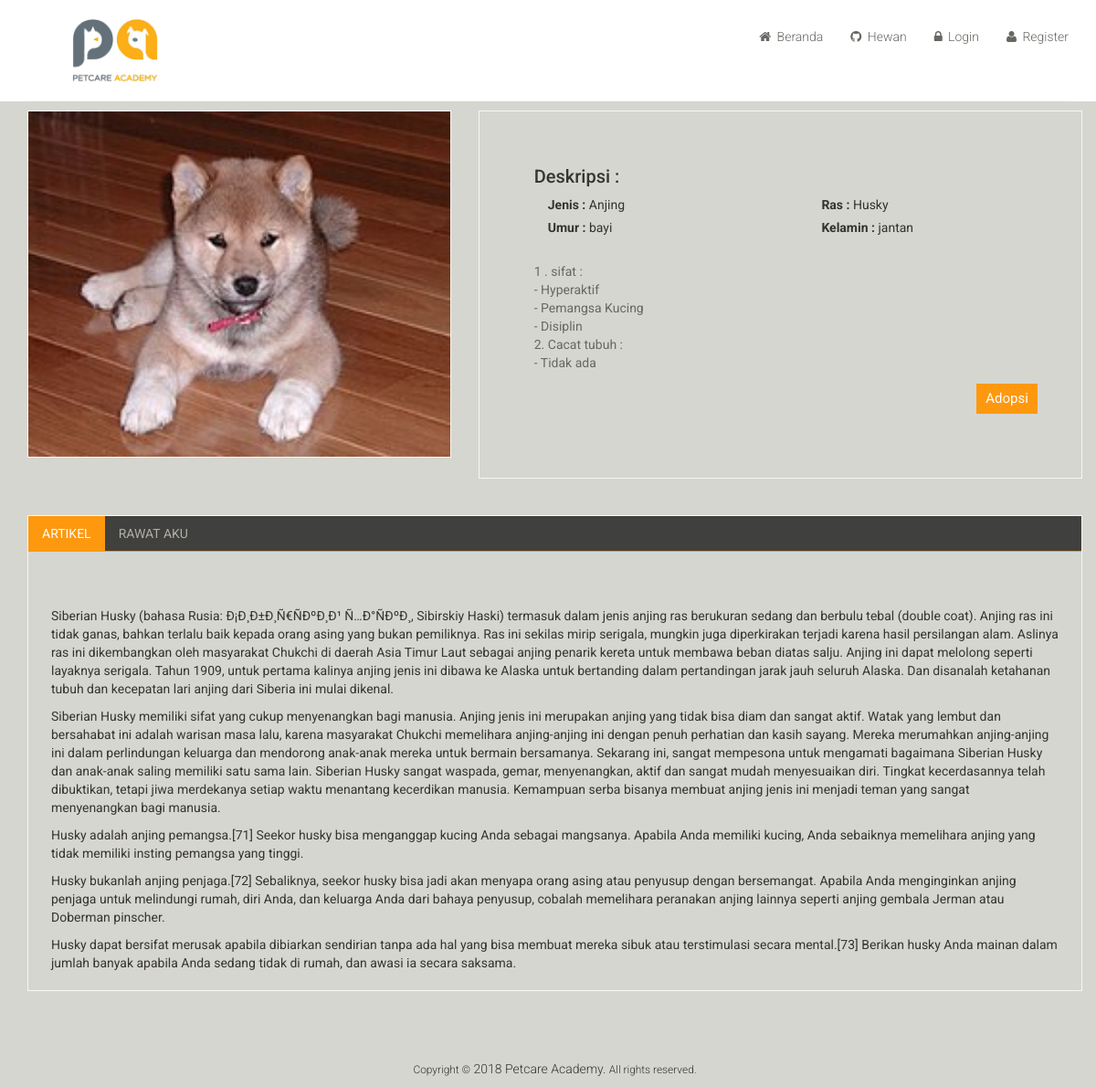
The page /user/index.php?a=detail&hewan=1&ras= Husky&jenis=Anjing on the database its author committed.
### tables this page shows
CREATE TABLE `hewan` (
  `id_hewan` int(10) NOT NULL,
  `image` varchar(50) NOT NULL,
  `jenis_hewan` varchar(20) NOT NULL,
  `ras` varchar(25) NOT NULL,
  `umur` enum('bayi','dewasa') NOT NULL,
  `kelamin` enum('jantan','betina') NOT NULL,
  `deskripsi` text NOT NULL,
  `harga` varchar(10) NOT NULL
);

CREATE TABLE `hewan_jenis` (
  `id_jenis` int(10) NOT NULL,
  `jenis` varchar(20) NOT NULL,
  `ras` varchar(25) NOT NULL,
  `artikel` text NOT NULL,
  `rawat` text NOT NULL
);

### user/detail.php (the view, shortened to what this page needs)
<?php
$hewan = $_GET['hewan'];
$jenis = $_GET['jenis'];
$ras = $_GET['ras'];
$cek = mysql_query("SELECT * FROM hewan WHERE id_hewan = '$hewan'");
$n = mysql_fetch_array($cek);
$artikel = mysql_query("SELECT * FROM hewan_jenis WHERE ras='$ras' AND jenis = '$jenis'");
$r = mysql_fetch_array($artikel);
 ?>
				<div class="col-sm-12 padding-right">
					<div class="product-details">
						<div class="col-sm-5">
							<div class="view-product">
								<img src="../adopsi-hewan-pihak-admin/production/images/pet/<?php echo $n['image'];?>" clas="text-center" width="100" height="100" alt="" />
							</div>
						</div>
						<div class="col-sm-7">
							<div class="product-information">
								<h2> Deskripsi : </h2>
								<div class="">
									<div class="col-sm-6">
										<label for="Ras"> Jenis : </label> <?php echo $n['jenis_hewan']; ?>
										<br>
										<label for="Umur"> Umur : </label> <?php echo $n['umur']; ?>
									</div>
									<div class="col-sm-6">
										<label for="Ras"> Ras : </label> <?php echo $n['ras']; ?>
										<br>
										<label for="Kelamin"> Kelamin : </label> <?php echo $n['kelamin']; ?>
									</div>
								</div>
								<span>
									<p><?php echo $n['deskripsi']; ?></p>
								</span>
								<br>
								<div class="">
									<div class="col-sm-9"></div>
									<div class="col-sm-3">
										<a href="#" data-toggle="modal" data-target="#login" class="btn btn-sm btn-default cart adopsi">Adopsi</a>
									</div>
								</div>
							</div>
						</div>
					</div>
					<div class="category-tab shop-details-tab">
						<div class="col-sm-12">
							<ul class="nav nav-tabs">
								<li class="active"><a href="index.php?a=detail&hewan=<?php echo $n['id_hewan'];?>&ras=<?php echo $n['ras'];?>&jenis=<?php echo $n['jenis_hewan']; ?>">Artikel</a></li>
								<li><a href="index.php?a=detail-rawat-aku&hewan=<?php echo $n['id_hewan'];?>&ras=<?php echo $n['ras'];?>&jenis=<?php echo $n['jenis_hewan']; ?>">Rawat aku</a></li>
							</ul>
						</div>
						<div class="tab-content">
							<div class="tab-pane fade active in" id="reviews" >
								<div class="col-sm-12">
									<p>
										&nbsp;&nbsp;&nbsp;&nbsp;&nbsp;&nbsp;&nbsp;&nbsp;<?php echo $r['artikel']; ?>
									</p>
								</div>
							</div>
					</div>
				</div>
			</div>

### user/css/main.css (style rules this page uses)
body { font-family: 'Roboto', sans-serif; background:; position: relative; font-weight:400px; }
ul li { list-style: none; }
a { -webkit-transition: 300ms; -moz-transition: 300ms; -o-transition: 300ms; transition: 300ms; }
h1, h2, h3, h4, h5, h6 { font-family: 'Roboto', sans-serif; }
.padding-right { padding-right: 0; }
.category-tab { overflow: hidden; }
.category-tab ul { background: #40403E; border-bottom: 1px solid #FE980F; list-style: none outside none; margin: 0 0 30px; padding: 0; width: 100%; }
.category-tab ul li a { border: 0 none; border-radius: 0; color: #B3AFA8; display: block; font-family: 'Roboto', sans-serif; font-size: 14px; text-transform: uppercase; }
.nav-tabs li.active a, .nav-tabs li.active a:hover, .nav-tabs li.active a:focus { -moz-border-bottom-colors: none; -moz-border-left-colors: none; -moz-border-right-colors: none; -moz-border-top-colors: none; background-color: #FE980F; border:0px; color: #FFFFFF; cursor: default; margin-right:0; margin-left:0; }
.nav-tabs li a { border: 1px solid rgba(0, 0, 0, 0); border-radius: 4px 4px 0 0; line-height: 1.42857; margin-right:0; }
.product-details { overflow:hidden; }
#reviews { padding-left: 25px; padding-right: 25px; }
.product-details { margin-bottom: 40px; overflow: hidden; margin-top: 10px; }
.view-product { position: relative; }
.view-product img { border: 1px solid #F7F7F0; height: 380px; width: 100%; }
.product-information { border: 1px solid #F7F7F0; overflow: hidden; padding-bottom: 60px; padding-left: 60px; padding-top: 60px; position: relative; }
.product-information h2 { color: #363432; font-family: 'Roboto', sans-serif; font-size: 20px; margin-top: 0; }
.product-information p { color: #696763; font-family: 'Roboto', sans-serif; margin-bottom: 5px; }
.product-information span { display: inline-block; margin-bottom: 8px; margin-top: 18px; }
.cart { background: #FE980F; border: 0 none; border-radius: 0; color: #FFFFFF; font-family: 'Roboto', sans-serif; font-size: 15px; margin-bottom: 10px; margin-left: 20px; }
.shop-details-tab { border: 1px solid #F7F7F0; margin-bottom: 75px; margin-left: 15px; margin-right: 15px; padding-bottom: 10px; }
.shop-details-tab .col-sm-12 { padding-left: 0; padding-right: 0; }
#reviews p { color:#363432; }

### rows shown on the page
hewan: image (picture), jenis_hewan "Anjing", umur "bayi", ras "Husky", kelamin "jantan", deskripsi "1 . sifat : - Hyperaktif - Pemangsa Kucing - Disiplin 2. Cacat tubuh : - Tidak ada"
hewan_jenis: artikel "Siberian Husky (bahasa Rusia: Ð¡Ð¸Ð±Ð¸Ñ€ÑÐºÐ¸Ð¹ Ñ…Ð°ÑÐºÐ¸, Sibirskiy Haski) termasuk dalam jenis anjing ras berukuran sedang dan berbulu tebal (double coat). Anjing ras ini tidak ganas, bahkan terlalu baik kepada orang asing yang bukan pemiliknya. Ras ini sekilas mirip serigala, mungkin juga diperkirakan terjadi karena hasil persilangan alam. Aslinya ras ini dikembangkan oleh masyarakat Chukchi di daerah Asia Timur Laut sebagai anjing penarik kereta untuk membawa beban diatas salju. Anjing ini dapat melolong seperti layaknya serigala. Tahun 1909, untuk pertama kalinya anjing jenis ini dibawa ke Alaska untuk bertanding dalam pertandingan jarak jauh seluruh Alaska. Dan disanalah ketahanan…"
